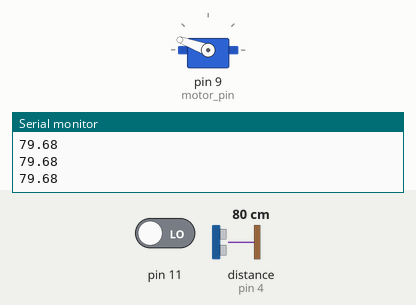
A sketch run on a simulated Arduino Uno, built with avr-gcc and run on an emulated ATmega328P. Shown: servo, the last lines printed to the serial monitor. Wiring (inferred from the names in the program): ultrasonic range finder: trigger pin 3; echo pin 4. Inputs (shaded band) come from the test bench; at power-on: distance to the obstacle (sensor on pin 4) 80 cm, pin 11 LOW. The echo pulse lasts 58.3 µs per cm.

Above: at 1.2 s.
1.3 s: distance to the obstacle (sensor on pin 4) set to 2 cm
At 3.5 s:
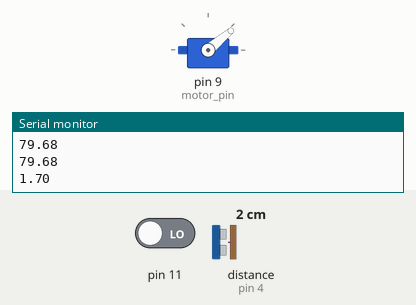
3.8 s: distance to the obstacle (sensor on pin 4) set to 35 cm
At 4.35 s:
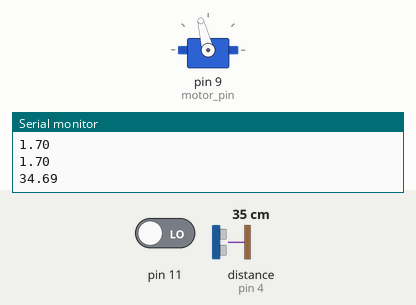
6.2 s: distance to the obstacle (sensor on pin 4) set to 4 cm
At 6.41 s:
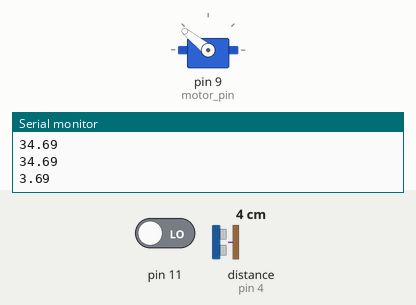
8.6 s: distance to the obstacle (sensor on pin 4) set to 60 cm
At 8.77 s:
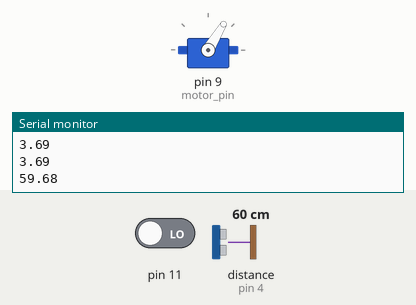
Timing chart, 0 to 11.6 s (numbered marks = the images above; inputs shaded):
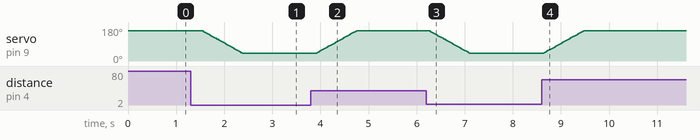

The sketch:

Ebin_v3.ino
```cpp
#include <Servo.h>

#define trig 3//9
#define echo 4//10
#define ledPin 13
#define motor_pin 9

#define close_lid_angle 160
#define open_lid_angle 40

//servo on pin 9
Servo myservo;  // create servo object to control a servo
// twelve servo objects can be created on most boards

bool current_state = false;
bool previous_state = false;

float distance, duration;
void go_to_close_lid_position();

void setup() {

  Serial.begin(9600);

  pinMode(trig, OUTPUT);
  pinMode(echo, INPUT);
  pinMode(11, INPUT);

  myservo.attach(motor_pin);  // attaches the servo on pin 9 to the servo object
  // servo attach has been moved to toggle_lid function for motor buzzing solution
  go_to_close_lid_position();
}

void loop() {
  // put your main code here, to run repeatedly:

  ultra_sonic_trigger_pulse();
  duration = pulseIn(echo, HIGH);
  distance = (duration / 2) * 0.0343;
  Serial.println(distance);
  //   use to test ultrasonic sensor output
  //   ultra_sonic_readin();

  update_lid_state();

  lid_action();

  delay(200);
}

void open_lid() {
  for (int i = close_lid_angle; i >= open_lid_angle; i--) {
    myservo.write(i);
    delay(7);
  }
  delay(1000);
}

void close_lid() {
  for (int i = open_lid_angle; i <= close_lid_angle; i++) {
    myservo.write(i);
    delay(7);
  }
  delay(1000);

}

void go_to_close_lid_position() {
  //  myservo.write(80);
  //  delay(700);
  myservo.write(0);
  myservo.write(180);
  myservo.write(160);
}

void ultra_sonic_trigger_pulse() {
  digitalWrite(trig, LOW);
  delayMicroseconds(2);
  digitalWrite(trig, HIGH);
  delayMicroseconds(10);
  digitalWrite(trig, LOW);
}

void lid_action() {
  if (current_state && !previous_state) {
    //    Serial.println("OPEN");
    open_lid();
    delay(50);
  }
  else if (!current_state && previous_state) {
    //    Serial.println("COLSE");
    close_lid();
    delay(50);
  }
  else if (current_state && previous_state) {
    //    Serial.println("stay OPENED");
    delay(50);
  }
  else {
    //    Serial.println("stay CLOSED");
    delay(50);
  }
}


void update_lid_state() {
  previous_state = current_state;
  if (distance < 30) {
    current_state = true;
  }
  else if (digitalRead(11) == HIGH) {
    current_state = true;
  }
  else {
    current_state = false;
  }
}


void ultra_sonic_readin() {
  if (distance >= 400 || distance <= 2) {
    Serial.println("Out of range");
    delay(300);
  }
  else {
    Serial.println(distance);
    delay(300);
  }
}
```

Measured:
- after the input at 1.3 s, servo on pin 9 (motor_pin): moves from 160° to 40° over 0.85 s, starting after 0.24 s
- after the input at 3.8 s, servo on pin 9 (motor_pin): moves from 40° to 160° over 0.85 s, starting after 0.10 s
- after the input at 6.2 s, servo on pin 9 (motor_pin): moves from 160° to 40° over 0.85 s, starting after 0.06 s
- after the input at 8.6 s, servo on pin 9 (motor_pin): moves from 40° to 160° over 0.85 s, starting at once
